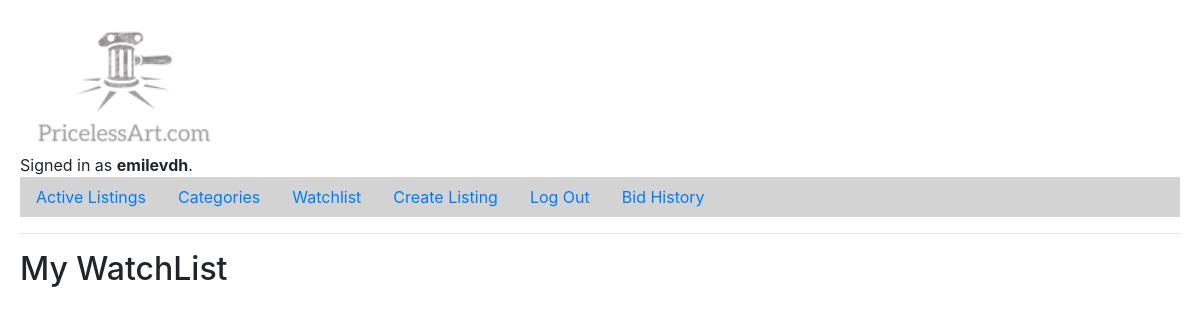
Page /watchlist (signed in) on the earlier database version.
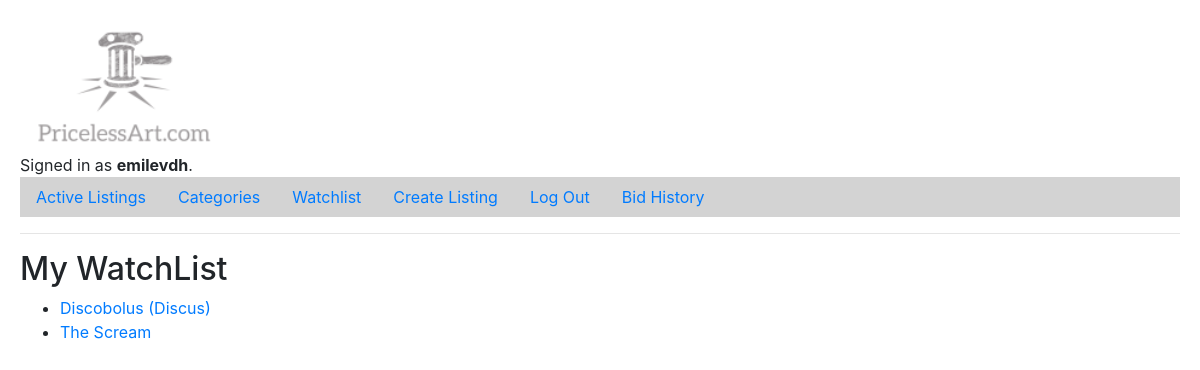
Same page on the later database version.
### auctions/models.py (models this page shows, shortened)
class WatchList(models.Model):
    listing=models.ForeignKey(Listing,on_delete=models.CASCADE)
    WatchListOf=models.ForeignKey(User, on_delete=models.CASCADE)

class Listing (models.Model):
    Title=models.CharField(max_length=64)
    Artist=models.CharField(max_length=64)
    Description = models.TextField(blank=True)
    StartBidAmount=models.FloatField()
    Image=models.ImageField(upload_to='listing')
    ItemCategory=models.ForeignKey(ItemCategory, on_delete=models.CASCADE)
    ListedOn= models.DateTimeField(auto_now_add=True)
    Status=models.BooleanField(default=True)
    ListedBy= models.ForeignKey(User, on_delete=models.CASCADE)
    def __str__(self):
        return self.Title

### auctions/views.py (the view)
# urls.py: ,path( "watchlist",views.watchlist,name='watchlist')
def watchlist(request):
    return render(request, "auctions/watchlist.html",{
        "watchlistings": WatchList.objects.filter(WatchListOf=request.user)
    })

### auctions/templates/auctions/watchlist.html
{% extends "auctions/layout.html" %}
{% block body %}
    <h2>My WatchList</h2>
    <ul>
        {% for l in watchlistings %}
            <li>
                <a href="{% url 'listing' l.listing_id %}">
                    {{ l.listing }}
            </li>
        {% endfor %}
    </ul>
{% endblock %}

Differences in the rows shown:
added WatchList: listing "Discobolus (Discus)"
added WatchList: listing "The Scream"
